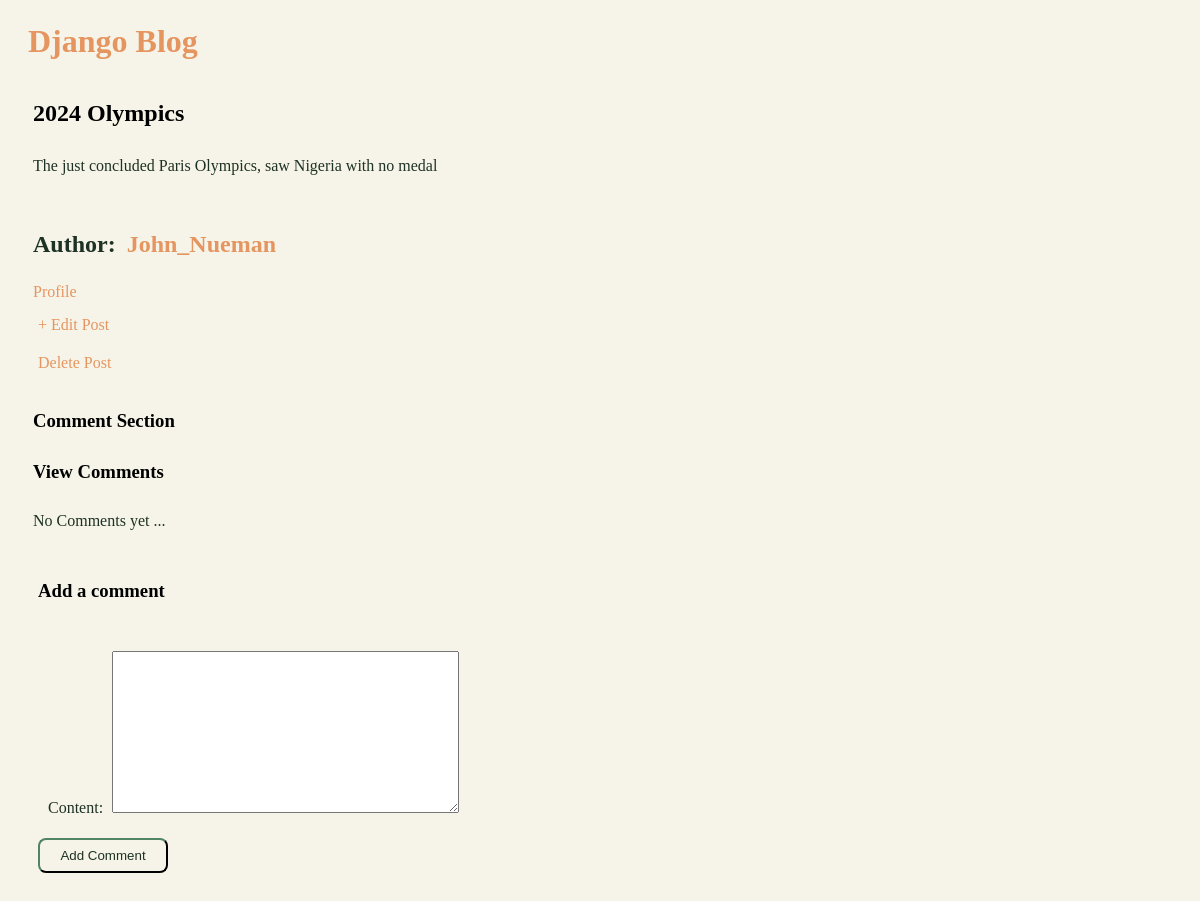
The app's page /post/4/ with its own data.
### blog/models.py (models this page shows, shortened)
class Post(models.Model):
    title = models.CharField(max_length=200)
    author = models.ForeignKey(User, on_delete = models.CASCADE)
    body = models.TextField()

### blog/views.py (the view, shortened to what this page needs)
# urls.py: path('post/<int:pk>/', BlogDetailView.as_view(), name = 'post_detail'),
class BlogDetailView(FormMixin, DetailView):
    model = Post
    template_name = 'post_detail.html'
    form_class = CommentForm
    def get_context_data(self, **kwargs):
        context = super().get_context_data(**kwargs)
        context['comments'] = self.object.comments.all()
        if 'form' not in context:
            context['form'] = self.get_form()
        return context

### blog/forms.py
class CommentForm(ModelForm):
    class Meta:
        model = Comment
        fields = ['content']

### templates/post_detail.html (shortened to what this page needs)
{% extends 'base.html' %}
{% block content %}
<div class="">
    <h2>{{ post.title }}</h2>
    <p>{{post.body}}</p>
</div>
<div class="details">
    <h2>Author: <a class="anchor" href="{% url 'profile' %}">{{ post.author }}</a></h2>
    <a class="anchor" href="">Profile</a>
</div>
<div class="list">
    <li><a class="anchor" href="{% url 'post_edit' post.pk %}"> + Edit Post</a></li>
</div>
<div class="list">
    <li><a class="anchor" href="{% url 'post_delete' post.pk %}"> Delete Post</a></li>
</div>
<div>
    <h3>Comment Section</h3>
        <h3>View Comments</h3>
        {% for comment in comments %}
                {% load tz %}
    {% empty %}
    <p> No Comments yet ...</p>
    {% endfor %}
<div>
    <h3>Add a comment</h3>
    <form action="" method="post">
        {{form.as_p}}
        <button type = 'submit'> Add Comment</button>
    </form>
</div>
</div>
{% endblock content %}

### static/styles.css (style rules this page uses)
* { box-sizing: border-box; padding: 5px; }
body { background-color: #f6f4e8; color: black; }
button { width: 130px; padding: 0.5rem; background: #1d3124; color: #f6f4e8; border-color: #1d3124; }
p { color: #1d3124; }
.list { list-style: none; }
form>button { width: 130px; padding: 0.5rem; background: #f6f4e8; color: #1d3124; border-color: #1d3124; border-radius: 0.5rem; }
.details>h2, p { color: #1d3124; }
.anchor { text-decoration: none; color: #e59560; }

### records on screen
Post: title "2024 Olympics", body "The just concluded Paris Olympics, saw Nigeria with no medal", author "John_Nueman"
